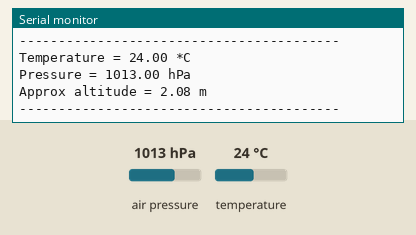
This sketch was run on a simulated ESP32. Shown: the last lines printed to the serial monitor. Inputs (shaded band) come from the test bench; at power-on: air pressure 1013 hPa, temperature 24 °C.

Above: at 1.2 s.
1.3 s: air pressure set to 952 hPa
At 2.6 s:
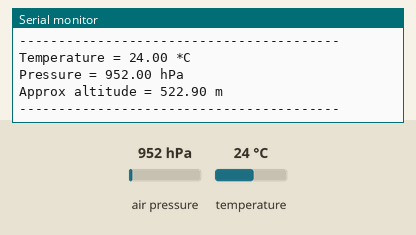
2.8 s: temperature set to 12 °C
4.3 s: air pressure set to 975 hPa
At 5.8 s:
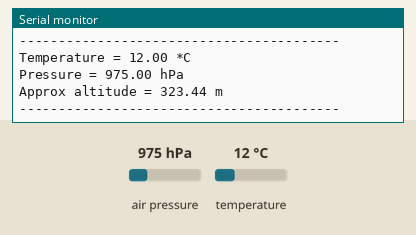
Timing chart, 0 to 7.3 s (numbered marks = the images above; inputs shaded):
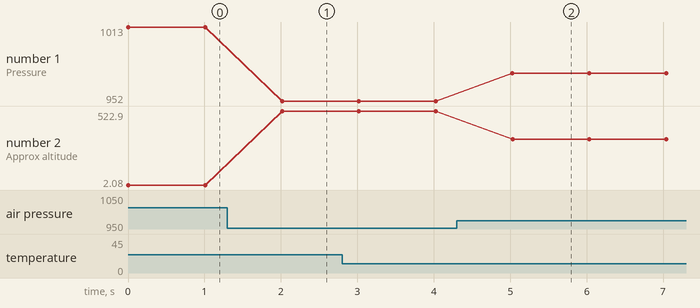

Measured:
- after the input at 1.3 s, the serial monitor: prints a new line after 0.72 s (image 1)
- after the input at 4.3 s, the serial monitor: prints a new line after 0.73 s (image 2)
- plotted number 1: 1013 → 952 after the input at 1.3 s, 952 → 975 after the input at 4.3 s
- plotted number 2: 2.08 → 522.9 after the input at 1.3 s, 522.9 → 323.44 after the input at 4.3 s

The sketch:

BMP280_test.ino
```cpp
#include <Wire.h>
#include <Adafruit_Sensor.h>
#include <Adafruit_BMP280.h>

// ESP32 I2C Pins
#define I2C_SDA 21
#define I2C_SCL 22

// Create an instance of the BMP280 sensor
Adafruit_BMP280 bmp; // Uses I2C

void setup() {
  Serial.begin(115200);
  Serial.println(F("BMP280 Individual Test"));

  // Initialize I2C with specific pins for ESP32
  Wire.begin(I2C_SDA, I2C_SCL);

  // Initialize the sensor.
  // Note: Address 0x76 is common for these modules. Sometimes it is 0x77.
  if (!bmp.begin(0x76)) {
    Serial.println(F("Could not find a valid BMP280 sensor at address 0x76!"));
    Serial.println(F("Trying address 0x77 instead..."));

    if (!bmp.begin(0x77)) {
      Serial.println(F("Could not find a valid BMP280 sensor at 0x77 either."));
      Serial.println(F("Please check your wiring (VCC to 3.3V, GND, SDA to 21, SCL to 22)."));
      Serial.println(F("If your module has SDO, connect it to GND. If it has CSB, connect it to 3.3V."));
      while (1) delay(10); // Halt execution
    }
  }

  Serial.println("BMP280 connected successfully!");

  /* Default settings from datasheet. */
  bmp.setSampling(Adafruit_BMP280::MODE_NORMAL,     /* Operating Mode. */
                  Adafruit_BMP280::SAMPLING_X2,     /* Temp. oversampling */
                  Adafruit_BMP280::SAMPLING_X16,    /* Pressure oversampling */
                  Adafruit_BMP280::FILTER_X16,      /* Filtering. */
                  Adafruit_BMP280::STANDBY_MS_500); /* Standby time. */
}

void loop() {
  Serial.print(F("Temperature = "));
  Serial.print(bmp.readTemperature());
  Serial.println(" *C");

  Serial.print(F("Pressure = "));
  Serial.print(bmp.readPressure() / 100.0F); // Convert Pa to hPa
  Serial.println(" hPa");

  Serial.print(F("Approx altitude = "));
  Serial.print(bmp.readAltitude(1013.25)); /* Adjusted to local forecast! 1013.25 is standard sea level pressure */
  Serial.println(" m");

  Serial.println("-----------------------------------------");
  delay(1000); // Wait 1 second before next reading
}
```
